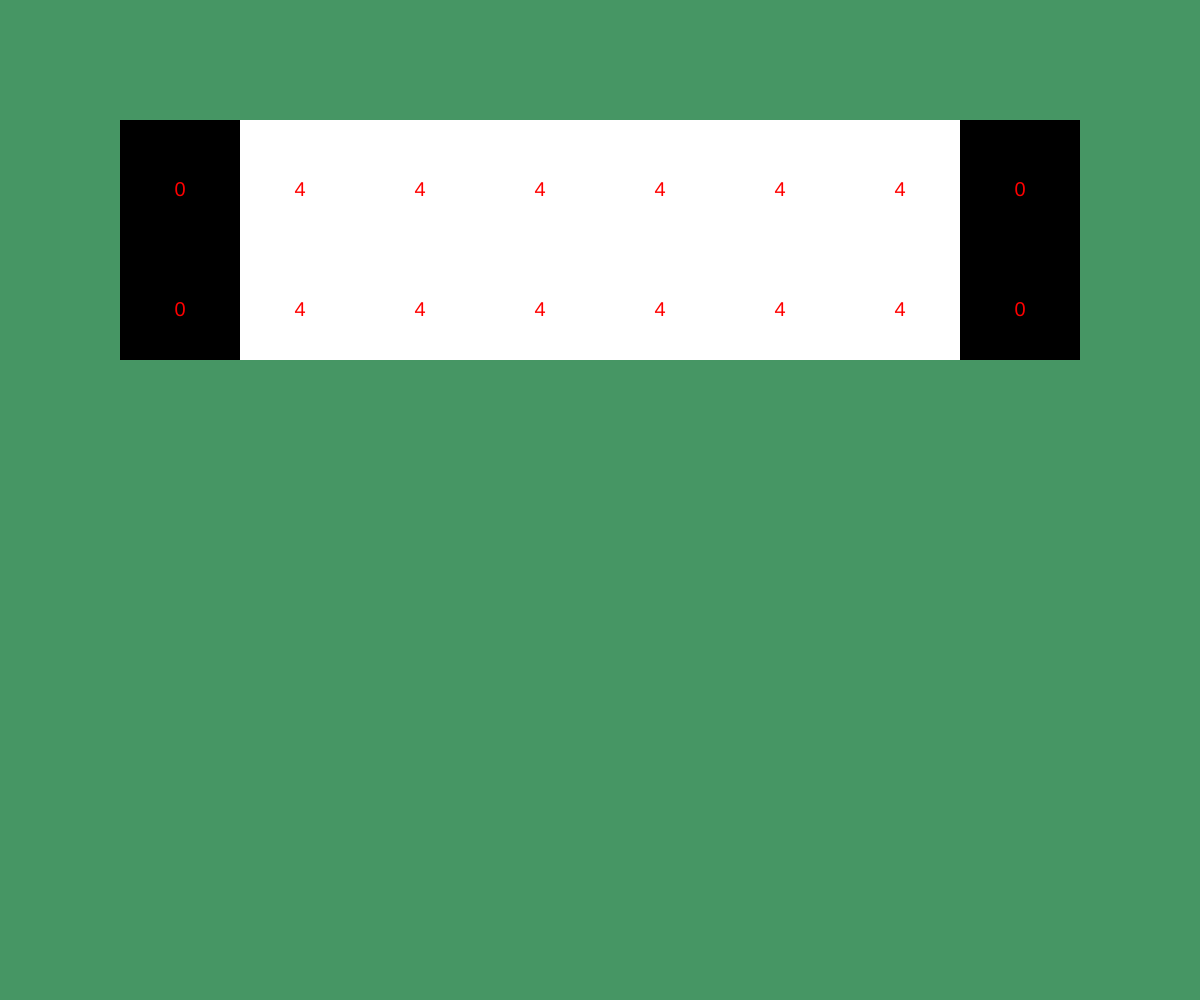
Frame 1 (no input)
Frame 60 (no input): identical to frame 1, image omitted
Frame 120 (the mouse pressed at the canvas centre since frame 60): identical to frame 1, image omitted

The p5.js sketch that drew this single still picture (run headless with seeded random() and noise() and a simulated clock; from frame 60 on, the mouse is pressed at the canvas centre):

// p5.js sketch
// ── sketch.js
// Project Title
// Your Name
// Date
//
// Extra for Experts:
// - describe what you did to take this project "above and beyond"

let grid = [];
let rows = 2;
let cols = 8;
let playerOnePlaying = true;
let extraTurn = false;
let invalidSize = false;

let sumTop;
let sumBottom;
let scaleFactor;
let xPosition;
let yPosition;

function setup() {
  createCanvas(windowWidth, windowHeight);
  createGrid();
  textAlign(CENTER);
  textSize(20);
  noStroke();

  scaleFactor = width / 10;
}

function draw() {
  background(70, 150, 100);
  drawGrid();
}

function createGrid() {
  for (let y = 0; y < rows; y ++) {
    grid.push([]);
    for (let x = 0; x < cols; x ++) {
      if (x === 0 || x === cols - 1) {
        grid[y].push(0);
      }
      else {
        grid[y].push(4);
      }
    }
  }
}

function drawGrid() {
  for (let y = 0; y < rows; y ++) {
    for (let x = 0; x < cols; x ++) {

      xPosition = scaleFactor + scaleFactor * x;
      yPosition = scaleFactor + scaleFactor * y;

      if (x === 0 || x === cols - 1) {
        if (y === 0) {
          fill("black");
          rect(xPosition, yPosition, scaleFactor, 2 * scaleFactor);
        }
      }
      else {
        fill("white");
        rect(xPosition, yPosition, scaleFactor, scaleFactor);
      }
      fill("red");
      text(grid[y][x], xPosition, yPosition  + scaleFactor / 2, scaleFactor, scaleFactor);
    }
  }
}

function mousePressed() {
  let y = Math.floor(mouseY / scaleFactor) - 1;
  let x = Math.floor(mouseX / scaleFactor) - 1;


  if (y === 0 && playerOnePlaying || y === 1 && !playerOnePlaying) {
    moveTiles("basic", x, y);
  }
}

function moveTiles(gameMode, x, y) {
  sumTop = 0;
  sumBottom = 0;
  let placeHolderX;
  let placeHolderY;

  if (gameMode === "basic") {
    stoneCounter = grid[y][x];
    grid[y][x] = 0;
    
    for (let i = 0; i < stoneCounter; i ++) {
      if (y === 0) {
        if (x !== 1) {
          placeHolderX = x;
          placeHolderY = y;
          x --;
          grid[y][x] ++;
        }
        else {
          if (i + 1 === stoneCounter) {
            extraTurn = true;
          }
          else {
            y = 1;
            x = 1;
            grid[y][x] ++;
          }
          if (playerOnePlaying) {
            grid[0][0] += 1;
            i ++;
          }
        }
      }
      else {
        if (x !== cols - 2) {
          x ++;
          grid[y][x] ++;
        }
        else {
          if (i + 1 === stoneCounter) {
            extraTurn = true;
          }
          else {
            y = 0;
            x = cols - 2;
            grid[y][x] ++;
          }
          if (!playerOnePlaying) {
            i ++;
            grid[1][cols - 1] += 1;
          }
        }
      }
    }
  
    for (let ix = 1; ix < 7; ix ++) {
      sumTop += grid[0][ix];
      sumBottom += grid[1][ix];
    }
    if (sumBottom === 0 || sumTop === 0) {
      grid[0][0] += sumTop;
      grid[1][cols - 1] += sumBottom;
      for (let n = 0; n < 2; n ++) {
        for (let j = 1; j < 7; j ++) {
          grid[n][j] = 0;
        }
      }
        
    }

    if (!extraTurn) {
      playerOnePlaying = !playerOnePlaying;
    }
    extraTurn = false;
  }

  else if (gameMode === "avalanch") {
    avalanchLoop(x, y);
  }
}

function avalanchLoop(x, y) {
  if (grid[y][x] !== 0) {
    stoneCounter = grid[y][x];
    grid[y][x] = 0;
  
    for (let i = 0; i < stoneCounter; i ++) {
      if (y === 0) {
        if (x !== 1) {
          placeHolderX = x;
          placeHolderY = y;
          x --;
          grid[y][x] ++;
        }
        else {
          if (i + 1 === stoneCounter) {
            extraTurn = true;
          }
          else {
            y = 1;
            x = 1;
            grid[y][x] ++;
          }
          if (playerOnePlaying) {
            grid[0][0] += 1;
            i ++;
          }
        }
      }
      else {
        if (x !== cols - 2) {
          x ++;
          grid[y][x] ++;
        }
        else {
          if (i + 1 === stoneCounter) {
            extraTurn = true;
          }
          else {
            y = 0;
            x = cols - 2;
            grid[y][x] ++;
          }
          if (!playerOnePlaying) {
            i ++;
            grid[1][cols - 1] += 1;
          }
        }
      }
    }
  }
}
